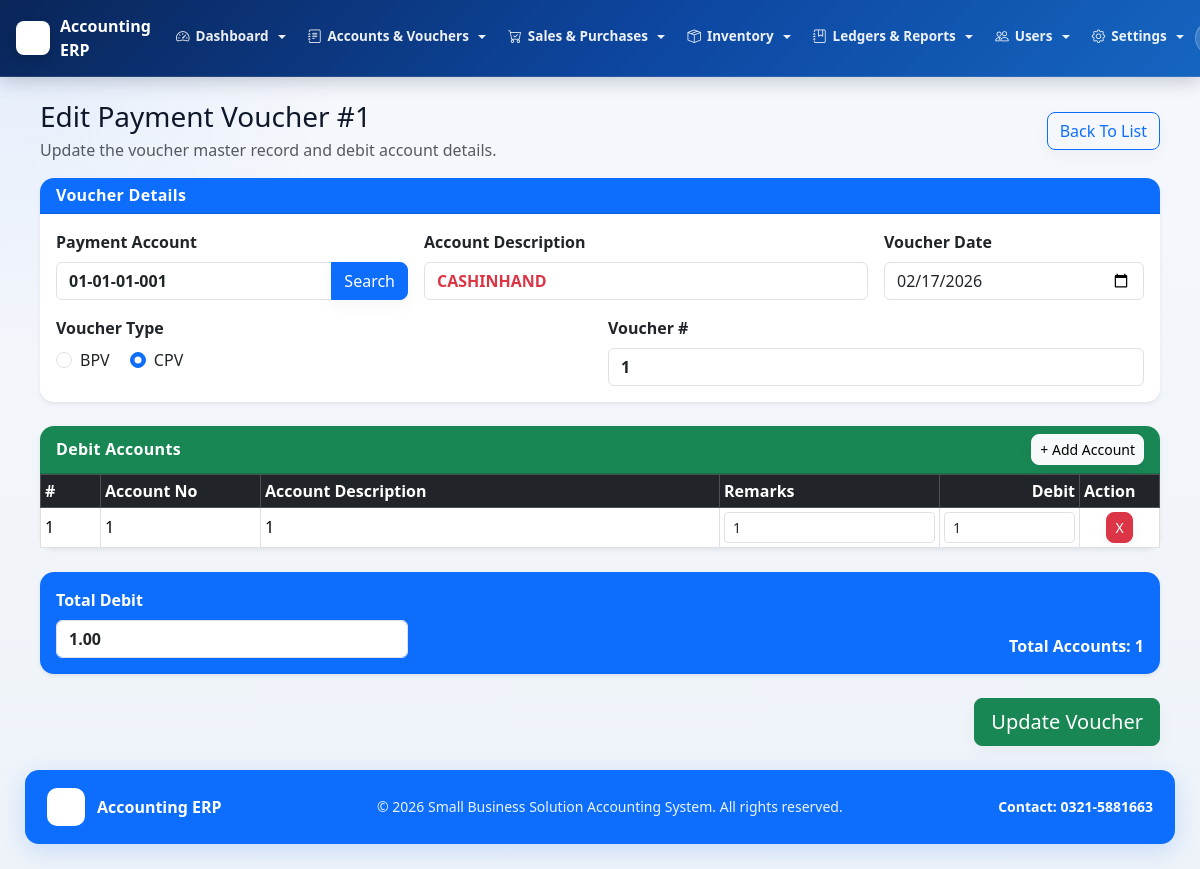
The app's page /admin/payment_voucher/payment_voucher_edit.php?vno=1 (signed in) with its own data.
### tables this page shows
CREATE TABLE `company_settings` (
  `id` int(11) NOT NULL,
  `company_name` varchar(255) NOT NULL,
  `tagline` varchar(255) NOT NULL,
  `contact` varchar(100) NOT NULL,
  `address` varchar(255) NOT NULL,
  `email` varchar(255) NOT NULL,
  `logo_path` varchar(255) NOT NULL,
  `prepared_by_label` varchar(100) NOT NULL,
  `checked_by_label` varchar(100) NOT NULL,
  `approved_by_label` varchar(100) NOT NULL,
  `print_footer` varchar(255) NOT NULL,
  `system_activity_retention_months` int(11) NOT NULL DEFAULT 0,
  `approval_history_retention_months` int(11) NOT NULL DEFAULT 0,
  `updated_at` datetime NOT NULL DEFAULT current_timestamp() ON UPDATE current_timestamp(),
  PRIMARY KEY (`id`)
);

CREATE TABLE `payment_voucher` (
  `voucher_no` bigint(20) unsigned NOT NULL AUTO_INCREMENT,
  `voucher_type` varchar(50) NOT NULL,
  `voucher_date` date NOT NULL,
  `account_no` varchar(15) DEFAULT NULL,
  `created_at` timestamp NOT NULL DEFAULT current_timestamp(),
  `financial_year_id` int(11) DEFAULT NULL,
  `series_no` int(11) DEFAULT NULL,
  `display_voucher_no` varchar(50) DEFAULT NULL,
  `approval_status` varchar(20) NOT NULL DEFAULT 'Draft',
  `approved_at` datetime DEFAULT NULL,
  `approved_by` int(11) DEFAULT NULL,
  `deleted_at` datetime DEFAULT NULL,
  `deleted_by` int(11) DEFAULT NULL,
  PRIMARY KEY (`voucher_no`),
  KEY `idx_voucher_date` (`voucher_date`),
  KEY `idx_account_no` (`account_no`)
);

CREATE TABLE `chart_of_account` (
  `ACCOUNT_NO` varchar(15) NOT NULL,
  `ACCOUNT_DESCRIPTION` varchar(500) DEFAULT NULL,
  `CLASS` varchar(50) DEFAULT NULL,
  `STATUS` varchar(50) DEFAULT NULL,
  `RECORDDATE` date DEFAULT NULL,
  `RECORD_ID` int(11) DEFAULT NULL,
  `CLASS_CODE` int(11) DEFAULT NULL,
  `CONTROL_LEVEL` int(11) NOT NULL,
  `ACC_STATUS` varchar(50) DEFAULT NULL,
  PRIMARY KEY (`ACCOUNT_NO`,`CONTROL_LEVEL`),
  UNIQUE KEY `ACCOUNT_NO` (`ACCOUNT_NO`)
);

### admin/payment_voucher/payment_voucher_edit.php (the view, shortened to what the rows shown need)
<?php
include "../../config/db.php";
include "../../includes/soft_delete_helper.php";
$voucher_no = (int) $_GET['vno'];
$m = mysqli_fetch_assoc(mysqli_query($conn, "
    SELECT pv.*, coa.ACCOUNT_DESCRIPTION
    FROM payment_voucher pv
    LEFT JOIN chart_of_account coa
        ON pv.account_no = coa.ACCOUNT_NO
    WHERE pv.voucher_no = '$voucher_no'
      AND pv.deleted_at IS NULL
"));
include "../../includes/header.php";
?>
<link rel="stylesheet" href="<?php echo $base_url; ?>assets/css/jquery.dataTables.min.css">
<div class="container-fluid pv-edit-page mt-4">
    <form method="post" action="payment_voucher_update.php" id="pvForm">
        <div class="card shadow-sm mb-4">
            <div class="card-body">
                <div class="row g-3">
                    <div class="col-lg-4 col-md-6">
                        <div class="input-group">
                            <input type="text" name="account_no" id="account_no" class="form-control fw-bold" value="<?php echo htmlspecialchars($m['account_no']); ?>" readonly required>
                            <button type="button" class="btn btn-primary" data-bs-toggle="modal" data-bs-target="#accountModal">
                                Search
                            </button>
                        </div>
                    </div>
                    <div class="col-lg-5 col-md-6">
                        <label class="form-label fw-bold">Account Description</label>
                        <input type="text" id="account_desc" class="form-control fw-bold text-danger" value="<?php echo htmlspecialchars($m['ACCOUNT_DESCRIPTION']); ?>" readonly>
                    </div>
                    <div class="col-lg-3 col-md-6">
                        <label class="form-label fw-bold">Voucher Date</label>
                        <input type="date" name="voucher_date" class="form-control" value="<?php echo htmlspecialchars($m['voucher_date']); ?>" required>
                    </div>
                    <div class="col-lg-6 col-md-6">
                        <div class="form-check form-check-inline">
                            <input class="form-check-input" type="radio" name="voucher_type" value="BPV" <?php echo $m['voucher_type'] === 'BPV' ? 'checked' : ''; ?>>
                            <label class="form-check-label">BPV</label>
                        </div>
                        <div class="form-check form-check-inline">
                            <input class="form-check-input" type="radio" name="voucher_type" value="CPV" <?php echo $m['voucher_type'] === 'CPV' ? 'checked' : ''; ?>>
                            <label class="form-check-label">CPV</label>
                        </div>
                    </div>
                </div>
            </div>
        </div>
        <div class="card shadow-sm mb-4">
            <div class="card-body p-0">
                <div class="table-responsive">
                    <table class="table table-bordered table-sm mb-0" id="detailTable">
                        <thead class="table-dark">
                            <tr>
                                <th style="width: 60px;">#</th>
                                <th style="width: 160px;">Account No</th>
                                <th>Account Description</th>
                                <th style="width: 220px;">Remarks</th>
                                <th class="text-end" style="width: 140px;">Debit</th>
                                <th style="width: 80px;">Action</th>
                            </tr>
                        </thead>
                    </table>
                </div>
            </div>
        </div>
    </form>
</div>
<?php include "../../includes/footer.php"; ?>

### includes/header.php (shortened to what the rows shown need)
<?php
require_once __DIR__ . "/rbac.php";
require_once __DIR__ . "/branding.php";
$base_url = "/accounting-system/";
$branding = get_branding_settings();
$minimal_layout = isset($minimal_layout) && $minimal_layout;
?>
<!DOCTYPE html>
<html lang="en">
<head>
<link href="<?php echo $base_url; ?>assets/css/bootstrap.min.css" rel="stylesheet">
<link href="<?php echo $base_url; ?>assets/bootstrap-icons-1.13.1/font/bootstrap-icons.css" rel="stylesheet">
</head>
<body>
<?php if (!$minimal_layout): ?>
<nav class="navbar navbar-expand-lg fixed-top-nav navbar-dark">
    <div class="container-fluid px-3">
        <a class="navbar-brand-erp" href="<?php echo $base_url; ?>admin/dashboard/dashboard.php">
            <?php if (!empty($branding['logo_url'])): ?>
                <img src="<?php echo htmlspecialchars($branding['logo_url']); ?>" alt="Logo" class="brand-logo-img">
            <?php endif; ?>
            <span class="d-none d-sm-inline"><?php echo htmlspecialchars($branding['company_name']); ?></span>
        </a>
        <div class="collapse navbar-collapse" id="topNavbarCollapse">
            <?php if (isset($_SESSION['user_id'])): ?>
            <?php
            $canDashboard          = rbac_can_access('dashboard_home');
            $canAiDashboard        = rbac_can_access('dashboard_ai');
            $canBackup             = rbac_can_access('database_backup');
            $canCompanySettings    = rbac_can_access('company_settings_page');
            $canPeriodClosing      = rbac_can_access('period_closing_page');
            $canRecycleBin         = rbac_can_access('recycle_bin_page');
            $canSystemActivity     = rbac_can_access('system_activity_page');
            $canApprovalHistory    = rbac_can_access('approval_history_page');
            $canUsersPage          = rbac_can_access('users_page');
            $canRolesPage          = rbac_can_access('roles_page');
            $canUserRolesPage      = rbac_can_access('user_roles_page');
            $canRolePermissionsPage= rbac_can_access('role_permissions_page');
            $canAccountLedger      = rbac_can_access('account_ledger');
            $canTrialBalance       = rbac_can_access('trial_balance');
            $canChartOfAccounts    = rbac_can_access('chart_of_accounts');
            $canOpeningBalance     = rbac_can_access('opening_balance');
            $canPaymentVoucherAdd  = rbac_can_access('payment_voucher_add');
            $canPaymentVoucherList = rbac_can_access('payment_voucher_list');
            $canReceiptVoucherAdd  = rbac_can_access('receipt_voucher_add');
            $canReceiptVoucherList = rbac_can_access('receipt_voucher_list');
            $canGeneralVoucherAdd  = rbac_can_access('general_voucher_add');
            $canGeneralVoucherList = rbac_can_access('general_voucher_list');
            $canCashBook           = rbac_can_access('cash_book');
            $canBankBook           = rbac_can_access('bank_book');
            $canCategoriesPage     = rbac_can_access('categories_page');
            $canInventoryPage      = rbac_can_access('inventory_page');
            $canStockAdjustmentAdd = rbac_can_access('stock_adjustment_add');
            $canStockAdjustmentList= rbac_can_access('stock_adjustment_list');
            $canStockLedger        = rbac_can_access('stock_ledger');
            $canPurchaseAdd        = rbac_can_access('purchase_add');
            $canPurchaseList       = rbac_can_access('purchase_list');
            $canPurchaseLedger     = rbac_can_access('purchase_ledger');
            $canSaleAdd            = rbac_can_access('sale_add');
            $canSaleList           = rbac_can_access('sale_list');
            $canSaleLedger         = rbac_can_access('sale_ledger');
            ?>
            <ul class="navbar-nav me-auto mb-2 mb-lg-0">
                <?php if ($canDashboard || $canAiDashboard): ?>
                <li class="nav-item dropdown">
                    <a class="nav-link dropdown-toggle" href="#" id="navDashboard" role="button" data-bs-toggle="dropdown" aria-expanded="false">
                        <i class="bi bi-speedometer2"></i> Dashboard
                    </a>
                </li>
                <?php endif; ?>
                <?php if ($canChartOfAccounts || $canOpeningBalance || $canPaymentVoucherAdd || $canPaymentVoucherList || $canReceiptVoucherAdd || $canReceiptVoucherList || $canGeneralVoucherAdd || $canGeneralVoucherList): ?>
                <li class="nav-item dropdown">
                    <a class="nav-link dropdown-toggle" href="#" id="navAccounts" role="button" data-bs-toggle="dropdown" aria-expanded="false">
                        <i class="bi bi-journal-text"></i> Accounts &amp; Vouchers
                    </a>
                </li>
                <?php endif; ?>
                <?php if ($canSaleAdd || $canSaleList || $canPurchaseAdd || $canPurchaseList): ?>
                <li class="nav-item dropdown">
                    <a class="nav-link dropdown-toggle" href="#" id="navSales" role="button" data-bs-toggle="dropdown" aria-expanded="false">
                        <i class="bi bi-cart-check"></i> Sales &amp; Purchases
                    </a>
                </li>
                <?php endif; ?>
                <?php if ($canInventoryPage || $canCategoriesPage || $canStockAdjustmentAdd || $canStockAdjustmentList): ?>
                <li class="nav-item dropdown">
                    <a class="nav-link dropdown-toggle" href="#" id="navInventory" role="button" data-bs-toggle="dropdown" aria-expanded="false">
                        <i class="bi bi-box-seam"></i> Inventory
                    </a>
                </li>
                <?php endif; ?>
                <?php if ($canTrialBalance || $canAccountLedger || $canCashBook || $canBankBook || $canSaleLedger || $canPurchaseLedger || $canStockLedger): ?>
                <li class="nav-item dropdown">
                    <a class="nav-link dropdown-toggle" href="#" id="navReports" role="button" data-bs-toggle="dropdown" aria-expanded="false">
                        <i class="bi bi-journal-bookmark"></i> Ledgers &amp; Reports
                    </a>
                </li>
                <?php endif; ?>
                <?php if ($canUsersPage || $canRolesPage || $canUserRolesPage || $canRolePermissionsPage): ?>
                <li class="nav-item dropdown">
                    <a class="nav-link dropdown-toggle" href="#" id="navUsers" role="button" data-bs-toggle="dropdown" aria-expanded="false">
                        <i class="bi bi-people"></i> Users
                    </a>
                </li>
                <?php endif; ?>
                <?php if ($canCompanySettings || $canPeriodClosing || $canApprovalHistory || $canSystemActivity || $canRecycleBin || $canBackup): ?>
                <li class="nav-item dropdown">
                    <a class="nav-link dropdown-toggle" href="#" id="navSettings" role="button" data-bs-toggle="dropdown" aria-expanded="false">
                        <i class="bi bi-gear"></i> Settings
                    </a>
                </li>
                <?php endif; ?>
            </ul>
            <div class="d-flex align-items-center gap-2 py-2 py-lg-0">
                <span class="user-badge-nav d-none d-md-inline-flex align-items-center">
                </span>
            </div>
            <?php endif; ?>
        </div>
    </div>
</nav>
<?php endif; ?>
<div class="content">

### includes/footer.php
<?php
require_once __DIR__ . "/branding.php";
$branding = get_branding_settings();
?>
</div>
<?php if (empty($minimal_layout)): ?>
<footer style="margin-left:0;padding:0 25px 25px;">
    <div style="background:#0d6efd;border-radius:14px;padding:18px 22px;box-shadow:0 6px 24px rgba(13,110,253,0.18);display:flex;justify-content:space-between;align-items:center;gap:12px;flex-wrap:wrap;">
        <div style="display:flex;align-items:center;gap:12px;color:#ffffff;font-weight:700;">
            <?php if (!empty($branding['logo_url'])): ?>
                <img src="<?php echo htmlspecialchars($branding['logo_url']); ?>" alt="Logo" style="width:38px;height:38px;object-fit:contain;border-radius:10px;background:#ffffff;padding:5px;">
            <?php endif; ?>
            <span><?php echo htmlspecialchars($branding['company_name']); ?></span>
        </div>
        <div style="color:rgba(255,255,255,0.92);font-size:14px;">
            &copy; <?php echo date("Y"); ?> <?php echo htmlspecialchars($branding['tagline']); ?>. All rights reserved.
        </div>
        <div style="color:#ffffff;font-weight:600;font-size:14px;">
            Contact: <?php echo htmlspecialchars($branding['contact']); ?>
        </div>
    </div>
</footer>
<?php endif; ?>
</body>
</html>

### records on screen
company_settings: company_name "Accounting ERP", tagline "Small Business Solution Accounting System", contact "0321-5881663"
payment_voucher: account_no "01-01-01-001", ACCOUNT_DESCRIPTION "CASHINHAND", voucher_date "02/17/2026", voucher_type "☑"

### other values on screen
$voucher_no "1"
$row['detail_account'] "1"
$row['detail_account_name'] "1"
$i - 1 "1"
